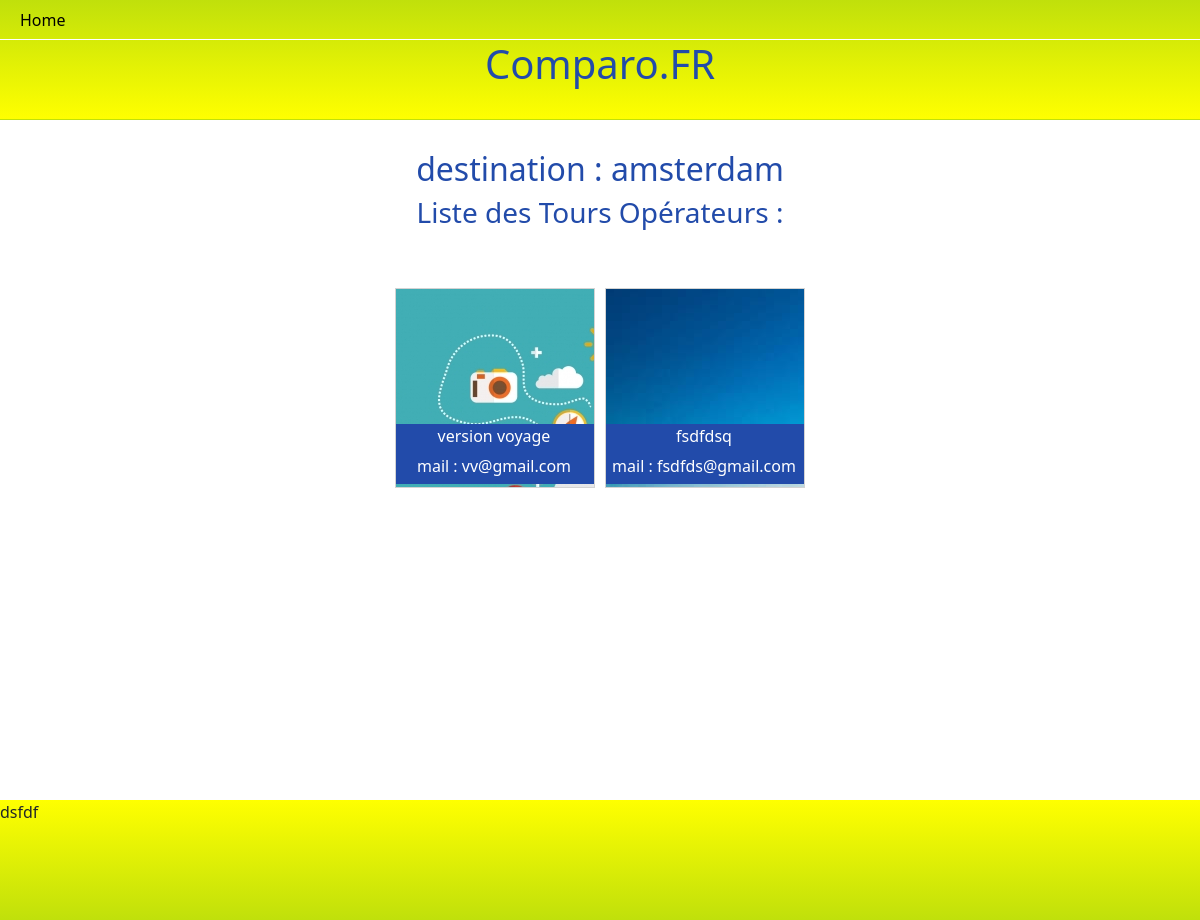
The page /liste.php?location=amsterdam on the database its author committed.
### tables this page shows
CREATE TABLE IF NOT EXISTS `destination` (
  `id` int NOT NULL AUTO_INCREMENT,
  `location` varchar(255) NOT NULL,
  `price` int NOT NULL,
  `tour_operator_id` int NOT NULL,
  `image` varchar(255) NOT NULL,
  PRIMARY KEY (`id`)
);

CREATE TABLE IF NOT EXISTS `tour_operator` (
  `id` int NOT NULL AUTO_INCREMENT,
  `name` varchar(255) NOT NULL,
  `link` varchar(255) NOT NULL,
  `grade_count` int NOT NULL DEFAULT '0',
  `grade_total` int NOT NULL DEFAULT '0',
  `is_premium` tinyint(1) NOT NULL DEFAULT '0',
  `image` varchar(255) DEFAULT NULL,
  PRIMARY KEY (`id`)
);

### repository/Manager.php (called while the page is built, shortened)
<?php
class Manager
{
    private PDO $db;
    public function setDb($db)
    {
        $this->db = $db;
        return $this;
    }
    public function getTourOperatorById($operatorId)
    {
        $query = 'SELECT * FROM tour_operator WHERE id = :operatorId';
        $stmt = $this->db->prepare($query);
        $stmt->bindParam(':operatorId', $operatorId, PDO::PARAM_INT);
        $stmt->execute();
        $tourOperatorData = $stmt->fetch(PDO::FETCH_ASSOC);
        if ($tourOperatorData) {
            return new TourOperateur($tourOperatorData);
        } else {
            return null;
        }
    }
    public function getDestinationByLocation($destinationLocation)
    {
        $query = 'SELECT * FROM destination WHERE location = :location';
        $stmt = $this->db->prepare($query);
        $stmt->bindParam(':location', $destinationLocation, PDO::PARAM_STR);
        $stmt->execute();
        $destinationsData = $stmt->fetchAll(PDO::FETCH_ASSOC);
        $destinations = [];
        if ($destinationsData) {
            foreach ($destinationsData as $destinationData) {
                $destinations[] = new Destination($destinationData);
            }
            return $destinations;
        } else {
            return null;
        }
    }
}

### entity/Destination.php (called while the page is built, shortened)
<?php
class Destination
{
    private $location;
    private $tour_operator_id;
    public function setId($id)
    {
        return $this;
    }
    public function getLocation()
    {
        return $this->location;
    }
    public function setLocation($location)
    {
        $this->location = $location;
        return $this;
    }
    public function setPrice($price)
    {
        return $this;
    }
    public function getTour_operator_id()
    {
        return $this->tour_operator_id;
    }
    public function setTour_operator_id($tour_operator_id)
    {
        $this->tour_operator_id = $tour_operator_id;
        return $this;
    }
    public function setImage($image)
    {
        return $this;
    }
}

### entity/TourOperateur.php (called while the page is built, shortened)
<?php
Class TourOperateur
{
    private int $id;
    private string $name;
    private string $link;
    private string $image;
    public function getId()
    {
        return $this->id;
    }
    public function setId($id)
    {
        $this->id = $id;
        return $this;
    }
    public function getName()
    {
        return $this->name;
    }
    public function setName($name)
    {
        $this->name = $name;
        return $this;
    }
    public function getLink()
    {
        return $this->link;
    }
    public function setLink($link)
    {
        $this->link = $link;
        return $this;
    }
    public function setGrade_count($grade_count)
    {
        return $this;
    }
    public function setGrade_total($grade_total)
    {
        return $this;
    }
    public function setIs_premium($is_premium)
    {
        return $this;
    }
    public function getImage()
    {
        return $this->image;
    }
    public function setImage($image)
    {
        $this->image = $image;
        return $this;
    }
}
?>

### liste.php (the view, shortened to what this page needs)
<?php
require_once("./utils/connexion.php");
$manager = new Manager($bdd);
if (isset($_GET['location']) && !empty($_GET['location'])) {
    $destinations = $manager->getDestinationByLocation($_GET['location']);
?>
    <!DOCTYPE html>
    <html lang="en">
    <head>
        <link href="https://cdn.jsdelivr.net/npm/bootstrap@5.3.1/dist/css/bootstrap.min.css" rel="stylesheet">
        <link rel="stylesheet" href="css/liste.css">
    </head>
    <body>
        <header>
            <nav class="navbar navbar-expand-lg">
                <div class="container-fluid">
                    <div class="collapse navbar-collapse" id="navbarSupportedContent">
                        <ul class="navbar-nav me-auto mb-2 mb-lg-0">
                            <li class="nav-item">
                                <a class="nav-link active" aria-current="page" href="index.php">Home</a>
                            </li>
                        </ul>
                    </div>
                </div>
            </nav>
            <h1>Comparo.FR</h1>
        </header>
        <div class="container">
        <?php
        if ($destinations) {
            echo '<section>';
            echo '<div class="row text-center titre">';
            echo '<h2>destination : ' . $destinations[0]->getLocation() . '</h2>';
            echo '<h3>Liste des Tours Opérateurs :</h3>';
            echo '</div>';
            echo '<div class="row d-flex justify-content-center affichage">';
        } else {
            echo '<p>Destination non trouvée.</p>';
        }
    } else {
        echo '<p>Destination non valide.</p>';
    }
    foreach ($destinations as $destination) {
        $tourOperator = $manager->getTourOperatorById($destination->getTour_operator_id());
        echo '<a href="tourop.php?id=' . $tourOperator->getId() . '" style="background:url(' . $tourOperator->getImage() . ')" class="col-3">';
        echo '<p>' . $tourOperator->getName() . '</p>';
        echo '<p>mail : ' . $tourOperator->getLink() . '</p>';
        echo '</a>';
    }
    echo '</div>';
    echo '</section>';
        ?>
        </div>
        <footer>dsfdf</footer>
    </body>
    </html>

### css/liste.css (style rules this page uses)
body { overflow-x:hidden; width:100vw; min-height:100vh; margin:0; padding:0; display:flex; flex-direction: column; }
.container { min-height:100vh; width:100vw; flex-wrap: 1; }
header { position:fixed; width:100%; height:120px; top:0; left:0; background: linear-gradient(#c0e00b, yellow); border-bottom:1px solid #c0e00b; z-index:100; }
nav { height:40px; border-bottom:1px solid white; }
h1 { position:fixed; width:100%; top:40px; color:rgb(34, 75, 170); text-align:center; }
.titre { margin-top:150px; }
h2, h3 { color:rgb(34, 75, 170); }
.affichage { margin-top:50px; }
.affichage a { position:relative; display:block; height:200px; width:200px; margin:0 5px; color:black; text-decoration:none; border:1px solid lightgray; text-align:center; overflow-x:hidden; }
.affichage a p { position:relative; width:200px; height:30px; left:-14px; margin:0; padding:0; top:135px; background:rgb(34, 75, 170); color:white; }
footer { position:relative; min-height:120px; width:100%; bottom:0; background: linear-gradient(yellow, #c0e00b); }

### rows shown on the page
destination: location "amsterdam", tour_operator.image (picture), tour_operator.name "version voyage", tour_operator.link "vv@gmail.com"
destination: tour_operator.image (picture), tour_operator.name "fsdfdsq", tour_operator.link "fsdfds@gmail.com"
